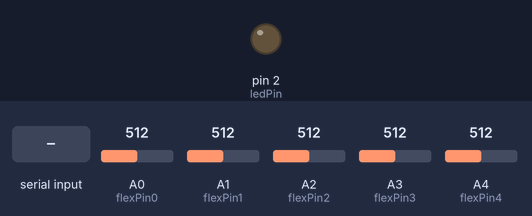
This sketch was run on a simulated Arduino Nano, built with avr-gcc and run on an emulated ATmega328P. Shown: output pins drawn as LEDs (lit = HIGH). Inputs (shaded band) come from the test bench; at power-on: A1 (flexPin1) = 512, A2 (flexPin2) = 512, A3 (flexPin3) = 512, A0 (flexPin0) = 512, A4 (flexPin4) = 512. What the sketch prints to the serial monitor is not drawn.

Above: at 1.2 s.
1.3 s: "1" received over Serial
At 1.8 s:
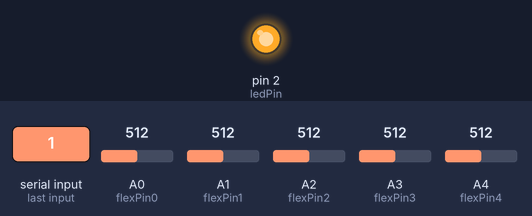
2.8 s: A1 (flexPin1) set to 582
5.8 s: A1 (flexPin1) set to 601
7.7 s: A2 (flexPin2) set to 576
10.7 s: A2 (flexPin2) set to 604
12.6 s: A3 (flexPin3) set to 577
15.6 s: A3 (flexPin3) set to 600
Timing chart, 0 to 18.5 s (numbered marks = the images above; inputs shaded):
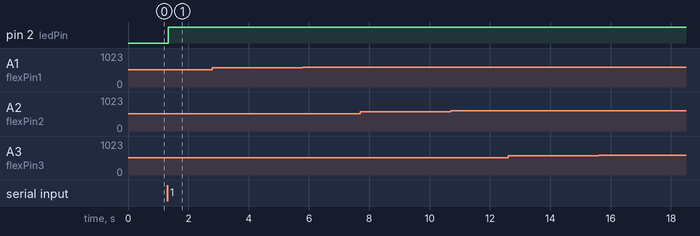

Measured:
- after the input at 1.3 s, pin 2 (ledPin): LOW → HIGH at once
- after the input at 2.8 s, every drawn part: stays the same
- after the input at 5.8 s, every drawn part: stays the same
- after the input at 7.7 s, every drawn part: stays the same
- after the input at 10.7 s, every drawn part: stays the same
- after the input at 12.6 s, every drawn part: stays the same
- after the input at 15.6 s, every drawn part: stays the same

The sketch:

Master.ino
```cpp
#define ledPin 2

int f[4];
String Servo_val;
const float VCC = 4.98;

//Flex Sensor 0//
const int flexPin0 = A0;
const float R_DIV = 9700;
const float STRAIGHT_RES = 12400;
const float BEND_RES = 25500;

//Flex Sensor 1//
const int flexPin1 = A1;
const float R_DIV_1 = 9700;

//Flex Sensor 2//
const int flexPin2 = A2;
const float R_DIV_2 = 9700;

//Flex Sensor 3//
const int flexPin3 = A3;
const float R_DIV_3 = 9700;

//Flex Sensor 4//
const int flexPin4 = A4;
const float R_DIV_4 = 9700;

//42800 for short flex & 12400 for long flex
//85000 for short flex & 25500 for long flex
const float SHORT_STRAIGHT_RES = 42800;
const float SHORT_BEND_RES = 85000;

int state = 0;

void setup() {
  pinMode(ledPin, OUTPUT);
  digitalWrite(ledPin, LOW);
  pinMode(flexPin0, INPUT);
  pinMode(flexPin1, INPUT);
  pinMode(flexPin2, INPUT);
  pinMode(flexPin3, INPUT);
  pinMode(flexPin4, INPUT);
  Serial.begin(38400); //Baud rate of Nano
}

void loop() {
  if (Serial.available() > 0) {
    state = Serial.read(); //Reads the data from the Serial Port
  }

  //Controlling the LED
  if (state == '1') {
    digitalWrite(ledPin, HIGH); //LED ON
    state = 0;
  }
  else if (state == '0') {
    digitalWrite(ledPin, LOW); //LED OFF
    state = 0;
  }

  //Reading the Flex Sensors
  int flex0ADC = analogRead(flexPin0);
  int flex1ADC = analogRead(flexPin1);
  int flex2ADC = analogRead(flexPin2);
  int flex3ADC = analogRead(flexPin3);
  int flex4ADC = analogRead(flexPin4);

  // Filter the ADC Values
  flex0ADC = flex0ADC * 0.9 + float(analogRead(flexPin0)) * 0.1;
  flex1ADC = flex1ADC * 0.9 + float(analogRead(flexPin1)) * 0.1;
  flex2ADC = flex2ADC * 0.9 + float(analogRead(flexPin2)) * 0.1;
  flex3ADC = flex3ADC * 0.9 + float(analogRead(flexPin3)) * 0.1;
  flex4ADC = flex4ADC * 0.9 + float(analogRead(flexPin4)) * 0.1;

  // Convert to Voltage
  float flex0V = flex0ADC * VCC / 1023.0;
  float flex1V = flex1ADC * VCC / 1023.0;
  float flex2V = flex2ADC * VCC / 1023.0;
  float flex3V = flex3ADC * VCC / 1023.0;
  float flex4V = flex4ADC * VCC / 1023.0;

  // Voltage Divider to determine Resistance
  float flex0R = (R_DIV * flex0V) / (VCC - flex0V);
  float flex1R = (R_DIV * flex1V) / (VCC - flex1V);
  float flex2R = (R_DIV * flex2V) / (VCC - flex2V);
  float flex3R = (R_DIV * flex3V) / (VCC - flex3V);
  float flex4R = (R_DIV * flex4V) / (VCC - flex4V);

  // Map the resistance to servo values
  f[0] = map(flex0R, SHORT_STRAIGHT_RES, SHORT_BEND_RES, 0, 180.0);
  f[1] = map(flex1R, STRAIGHT_RES, BEND_RES, 0, 180.0);
  f[2] = map(flex2R, STRAIGHT_RES, BEND_RES, 0, 180.0);
  f[3] = map(flex3R, STRAIGHT_RES, BEND_RES, 0, 180.0);
  f[4] = map(flex4R, STRAIGHT_RES, BEND_RES, 0, 180.0);

  f[0] = constrain(f[0], 0, 180.0);
  f[1] = constrain(f[1], 0, 180.0);
  f[2] = constrain(f[2], 0, 180.0);
  f[3] = constrain(f[3], 0, 180.0);
  f[4] = constrain(f[4], 0, 180.0);

  // Create strings to send to Uno
  String a = "a,"; //Servo 1
  String b = "b,"; //Servo 2
  String c = "c,"; //Servo 3
  String d = "d,"; //Servo 4
  String e = "e,"; //Servo 5

  // The serial communication can not send multiple variables, instead send a string and then parse the string in the uno
  // Combine the strings
  Servo_val =f[0] + a + f[1] + b + f[2] + c + f[3] + d + f[4] + e;
  //Convert to char array
  char carray[24];
  Servo_val.toCharArray(carray, sizeof(carray));

  Serial.println(carray);
  Serial.write(carray, sizeof(carray));
  delay(100);
}
```
